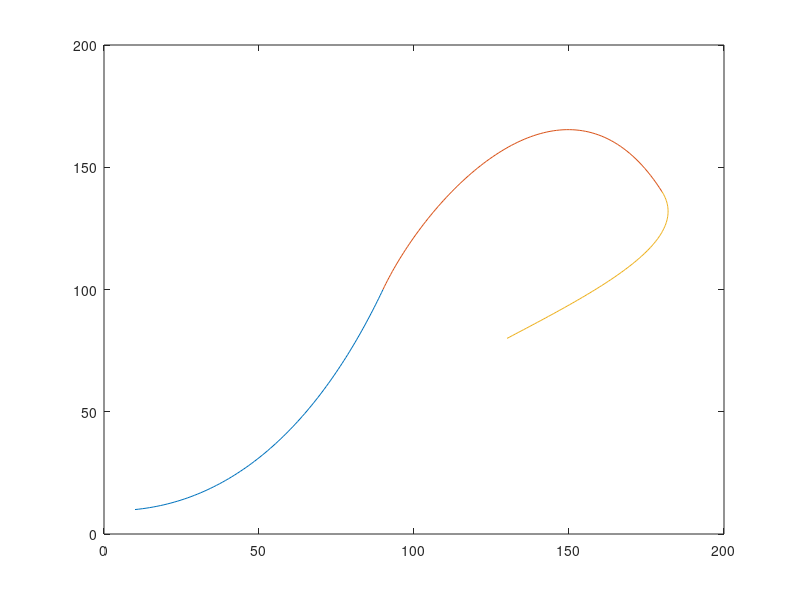

Write MATLAB code to recreate this figure.
x = [10 50 75 90 105 150 180 190 160 130]
y = [10 15 60 100 140 200 140 120 100 80]
A = [
    -1 3 -3 1
    3 -6 3 0
    -3 3 0 0
    1 0 0 0
];
u = [0:0.01:1]';
v = [u.^3 u.^2 u u.^0];
for i = 1:3,
    curv = v * A * [x(i*3-2:i*3+1)' y(i*3-2:i*3+1)'];
    bx=curv(:,1);
    by=curv(:,2);
    plot(bx,by);
    hold on;
end
hold off;